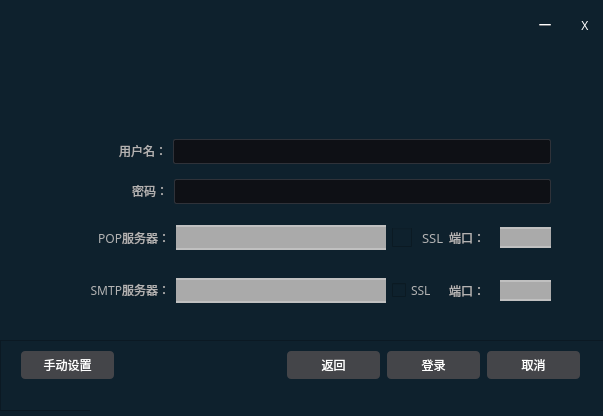
<?xml version="1.0" encoding="UTF-8"?>
<ui version="4.0">
 <class>AccountDialog</class>
 <widget class="QMainWindow" name="AccountDialog">
  <property name="geometry">
   <rect>
    <x>0</x>
    <y>0</y>
    <width>603</width>
    <height>416</height>
   </rect>
  </property>
  <property name="sizePolicy">
   <sizepolicy hsizetype="Fixed" vsizetype="Fixed">
    <horstretch>0</horstretch>
    <verstretch>0</verstretch>
   </sizepolicy>
  </property>
  <property name="minimumSize">
   <size>
    <width>424</width>
    <height>165</height>
   </size>
  </property>
  <property name="mouseTracking">
   <bool>true</bool>
  </property>
  <property name="windowTitle">
   <string>Pxmail</string>
  </property>
  <property name="windowIcon">
   <iconset>
    <normaloff>logo.png</normaloff>logo.png</iconset>
  </property>
  <property name="styleSheet">
   <string notr="true">
background-color: rgb(14, 33, 45);</string>
  </property>
  <widget class="QWidget" name="centralwidget">
   <widget class="QFrame" name="frame">
    <property name="geometry">
     <rect>
      <x>0</x>
      <y>340</y>
      <width>611</width>
      <height>71</height>
     </rect>
    </property>
    <property name="minimumSize">
     <size>
      <width>611</width>
      <height>71</height>
     </size>
    </property>
    <property name="styleSheet">
     <string notr="true"/>
    </property>
    <property name="frameShape">
     <enum>QFrame::StyledPanel</enum>
    </property>
    <property name="frameShadow">
     <enum>QFrame::Raised</enum>
    </property>
    <widget class="QPushButton" name="SetButton">
     <property name="geometry">
      <rect>
       <x>21</x>
       <y>11</y>
       <width>93</width>
       <height>28</height>
      </rect>
     </property>
     <property name="sizePolicy">
      <sizepolicy hsizetype="Fixed" vsizetype="Fixed">
       <horstretch>0</horstretch>
       <verstretch>0</verstretch>
      </sizepolicy>
     </property>
     <property name="minimumSize">
      <size>
       <width>0</width>
       <height>0</height>
      </size>
     </property>
     <property name="styleSheet">
      <string notr="true">
/**********按钮**********/
QPushButton{
        border-radius: 4px;
        border: none;
        width: 75px;
        height: 25px;
}
QPushButton:enabled {
        background: rgb(68, 69, 73);
        color: white;
}
QPushButton:!enabled {
        background: rgb(100, 100, 100);
        color: rgb(200, 200, 200);
}
QPushButton:enabled:hover{
        background: rgb(85, 85, 85);
}
QPushButton:enabled:pressed{
        background: rgb(80, 80, 80);
}
</string>
     </property>
     <property name="text">
      <string>手动设置</string>
     </property>
    </widget>
    <widget class="QPushButton" name="ReturnButton">
     <property name="geometry">
      <rect>
       <x>287</x>
       <y>11</y>
       <width>93</width>
       <height>28</height>
      </rect>
     </property>
     <property name="styleSheet">
      <string notr="true">
/**********按钮**********/
QPushButton{
        border-radius: 4px;
        border: none;
        width: 75px;
        height: 25px;
}
QPushButton:enabled {
        background: rgb(68, 69, 73);
        color: white;
}
QPushButton:!enabled {
        background: rgb(100, 100, 100);
        color: rgb(200, 200, 200);
}
QPushButton:enabled:hover{
        background: rgb(85, 85, 85);
}
QPushButton:enabled:pressed{
        background: rgb(80, 80, 80);
}
</string>
     </property>
     <property name="text">
      <string>返回</string>
     </property>
    </widget>
    <widget class="QPushButton" name="loginButton">
     <property name="geometry">
      <rect>
       <x>387</x>
       <y>11</y>
       <width>93</width>
       <height>28</height>
      </rect>
     </property>
     <property name="styleSheet">
      <string notr="true">
/**********按钮**********/
QPushButton{
        border-radius: 4px;
        border: none;
        width: 75px;
        height: 25px;
}
QPushButton:enabled {
        background: rgb(68, 69, 73);
        color: white;
}
QPushButton:!enabled {
        background: rgb(100, 100, 100);
        color: rgb(200, 200, 200);
}
QPushButton:enabled:hover{
        background: rgb(85, 85, 85);
}
QPushButton:enabled:pressed{
        background: rgb(80, 80, 80);
}
</string>
     </property>
     <property name="text">
      <string>登录</string>
     </property>
     <property name="autoRepeat">
      <bool>false</bool>
     </property>
    </widget>
    <widget class="QPushButton" name="cancelButton">
     <property name="geometry">
      <rect>
       <x>487</x>
       <y>11</y>
       <width>93</width>
       <height>28</height>
      </rect>
     </property>
     <property name="minimumSize">
      <size>
       <width>93</width>
       <height>28</height>
      </size>
     </property>
     <property name="styleSheet">
      <string notr="true">
/**********按钮**********/
QPushButton{
        border-radius: 4px;
        border: none;
        width: 75px;
        height: 25px;
}
QPushButton:enabled {
        background: rgb(68, 69, 73);
        color: white;
}
QPushButton:!enabled {
        background: rgb(100, 100, 100);
        color: rgb(200, 200, 200);
}
QPushButton:enabled:hover{
        background: rgb(85, 85, 85);
}
QPushButton:enabled:pressed{
        background: rgb(80, 80, 80);
}
</string>
     </property>
     <property name="text">
      <string>取消</string>
     </property>
     <property name="shortcut">
      <string>Esc</string>
     </property>
    </widget>
    <widget class="QLabel" name="label_prompt">
     <property name="geometry">
      <rect>
       <x>90</x>
       <y>40</y>
       <width>501</width>
       <height>31</height>
      </rect>
     </property>
     <property name="styleSheet">
      <string notr="true">QLabel{
color:#B3B3B3;
border:0px;
font-family:Microsoft YaHei;
font:13px
}</string>
     </property>
     <property name="text">
      <string/>
     </property>
    </widget>
    <widget class="QLabel" name="label_opacity">
     <property name="geometry">
      <rect>
       <x>100</x>
       <y>40</y>
       <width>501</width>
       <height>31</height>
      </rect>
     </property>
     <property name="styleSheet">
      <string notr="true"/>
     </property>
     <property name="text">
      <string/>
     </property>
    </widget>
   </widget>
   <widget class="QWidget" name="layoutWidget">
    <property name="geometry">
     <rect>
      <x>40</x>
      <y>130</y>
      <width>511</width>
      <height>191</height>
     </rect>
    </property>
    <layout class="QVBoxLayout" name="verticalLayout">
     <item>
      <layout class="QHBoxLayout" name="horizontalLayout_3">
       <item>
        <widget class="QLabel" name="labeluserSet">
         <property name="styleSheet">
          <string notr="true">QLabel{
color:#B3B3B3;
font-family:Microsoft YaHei;

}</string>
         </property>
         <property name="text">
          <string>    &lt;p align=right&gt;用户名：&lt;/p&gt;</string>
         </property>
        </widget>
       </item>
       <item>
        <widget class="QLineEdit" name="txtuser">
         <property name="sizePolicy">
          <sizepolicy hsizetype="Expanding" vsizetype="Fixed">
           <horstretch>0</horstretch>
           <verstretch>0</verstretch>
          </sizepolicy>
         </property>
         <property name="minimumSize">
          <size>
           <width>378</width>
           <height>25</height>
          </size>
         </property>
         <property name="maximumSize">
          <size>
           <width>378</width>
           <height>25</height>
          </size>
         </property>
         <property name="styleSheet">
          <string notr="true">QLineEdit{
color:#B3B3B3;
background:#0E1015;
border:1px solid #2F3239;
border-radius:2px;
selection-background-color:#787878;
font-family:Microsoft YaHei;
font:15px;
}
QLineEdit:hover{
color:#FFF;
background:#0E1015;
border-color:#45494F;
}
QLineEdit:focus{
color:#FFF;
background:#0B0D11;
border-color:#1E5F99;
}</string>
         </property>
        </widget>
       </item>
      </layout>
     </item>
     <item>
      <layout class="QHBoxLayout" name="horizontalLayout_4">
       <item>
        <widget class="QLabel" name="labelpasswordSet">
         <property name="styleSheet">
          <string notr="true">QLabel{
color:#B3B3B3;
font-family:Microsoft YaHei;

}</string>
         </property>
         <property name="text">
          <string>    &lt;p align=right&gt;密码：&lt;/p&gt;</string>
         </property>
        </widget>
       </item>
       <item>
        <widget class="QLineEdit" name="txtpassword">
         <property name="minimumSize">
          <size>
           <width>377</width>
           <height>25</height>
          </size>
         </property>
         <property name="maximumSize">
          <size>
           <width>377</width>
           <height>25</height>
          </size>
         </property>
         <property name="styleSheet">
          <string notr="true">QLineEdit{
color:#B3B3B3;
background:#0E1015;
border:1px solid #2F3239;
border-radius:2px;
selection-background-color:#787878;
font-family:Microsoft YaHei;
font:15px;
}
QLineEdit:hover{
color:#FFF;
background:#0E1015;
border-color:#45494F;
}
QLineEdit:focus{
color:#FFF;
background:#0B0D11;
border-color:#1E5F99;
}</string>
         </property>
         <property name="echoMode">
          <enum>QLineEdit::Password</enum>
         </property>
        </widget>
       </item>
      </layout>
     </item>
     <item>
      <layout class="QHBoxLayout" name="horizontalLayout_2">
       <item>
        <widget class="QLabel" name="poplabel">
         <property name="styleSheet">
          <string notr="true">QLabel{
color:#B3B3B3;
font-family:Microsoft YaHei;

}</string>
         </property>
         <property name="text">
          <string>    &lt;p align=right&gt;POP服务器：&lt;/p&gt;</string>
         </property>
        </widget>
       </item>
       <item>
        <widget class="QLineEdit" name="txtpopserver">
         <property name="minimumSize">
          <size>
           <width>210</width>
           <height>25</height>
          </size>
         </property>
         <property name="maximumSize">
          <size>
           <width>210</width>
           <height>25</height>
          </size>
         </property>
         <property name="styleSheet">
          <string notr="true">border:2px solid gray;
padding:2px 2px; 
border-left: 0px;
border-right:0px;
border-color:silver;

background-color: #AAA;
    color: #000;
   /*border: 2px solid #555;*/

</string>
         </property>
        </widget>
       </item>
       <item>
        <widget class="QCheckBox" name="checkSSLpop">
         <property name="minimumSize">
          <size>
           <width>51</width>
           <height>19</height>
          </size>
         </property>
         <property name="maximumSize">
          <size>
           <width>51</width>
           <height>19</height>
          </size>
         </property>
         <property name="styleSheet">
          <string notr="true">QCheckBox{
spacing:10px;
color:#B3B3B3;
border:0px;
font-family:Microsoft YaHei;
font:13px;
}
QCheckBox:disabled{
color:#45494f;
}
QCheckBox::indicator{
  width: 20px;
  height: 20px;
}
QCheckBox::indicator:unchecked{
  image: url(ui/images/unchecked.png);
}
QCheckBox::indicator:unchecked:hover{
  image: url(ui/images/unchecked_hover.png);
}
QCheckBox::indicator:unchecked:pressed{
  image: url(ui/images/unchecked_down.png);
}
QCheckBox::indicator:checked{
  image: url(ui/images/checked.png);
}
QCheckBox::indicator:checked:hover {
  image: url(ui/images/checked_hover.png);
}
QCheckBox::indicator:checked:pressed{
  image: url(ui/images/checked_down.png);
}
QCheckBox::indicator:unchecked:disabled{
  image: url(ui/images/check_disabled.png);
}
QCheckBox::indicator:checked:disabled{
  image: url(ui/images/check_disabled.png);
}</string>
         </property>
         <property name="text">
          <string>SSL</string>
         </property>
        </widget>
       </item>
       <item>
        <widget class="QLabel" name="popportlabel">
         <property name="minimumSize">
          <size>
           <width>45</width>
           <height>38</height>
          </size>
         </property>
         <property name="maximumSize">
          <size>
           <width>45</width>
           <height>38</height>
          </size>
         </property>
         <property name="styleSheet">
          <string notr="true">QLabel{
color:#B3B3B3;
font-family:Microsoft YaHei;

}</string>
         </property>
         <property name="text">
          <string>端口：</string>
         </property>
        </widget>
       </item>
       <item>
        <widget class="QLineEdit" name="popportEdit">
         <property name="sizePolicy">
          <sizepolicy hsizetype="Fixed" vsizetype="Fixed">
           <horstretch>0</horstretch>
           <verstretch>0</verstretch>
          </sizepolicy>
         </property>
         <property name="minimumSize">
          <size>
           <width>51</width>
           <height>21</height>
          </size>
         </property>
         <property name="maximumSize">
          <size>
           <width>51</width>
           <height>21</height>
          </size>
         </property>
         <property name="styleSheet">
          <string notr="true">border:2px solid gray;
padding:2px 2px; 
border-left: 0px;
border-right:0px;
border-color:silver;

background-color: #AAA;
    color: #000;
   /*border: 2px solid #555;*/

</string>
         </property>
        </widget>
       </item>
      </layout>
     </item>
     <item>
      <layout class="QHBoxLayout" name="horizontalLayout">
       <item>
        <widget class="QLabel" name="smtplabel">
         <property name="styleSheet">
          <string notr="true">QLabel{
color:#B3B3B3;
font-family:Microsoft YaHei;

}</string>
         </property>
         <property name="text">
          <string>    &lt;p align=right&gt;SMTP服务器：&lt;/p&gt;</string>
         </property>
        </widget>
       </item>
       <item>
        <widget class="QLineEdit" name="txtsmtpserver">
         <property name="minimumSize">
          <size>
           <width>210</width>
           <height>25</height>
          </size>
         </property>
         <property name="maximumSize">
          <size>
           <width>210</width>
           <height>25</height>
          </size>
         </property>
         <property name="styleSheet">
          <string notr="true">border:2px solid gray;
padding:2px 2px; 
border-left: 0px;
border-right:0px;
border-color:silver;

background-color: #AAA;
    color: #000;
   /*border: 2px solid #555;*/

</string>
         </property>
        </widget>
       </item>
       <item>
        <widget class="QCheckBox" name="checkSSLsmtp">
         <property name="minimumSize">
          <size>
           <width>51</width>
           <height>19</height>
          </size>
         </property>
         <property name="maximumSize">
          <size>
           <width>51</width>
           <height>19</height>
          </size>
         </property>
         <property name="styleSheet">
          <string notr="true">color:#B3B3B3;
font-family:Microsoft YaHei;

</string>
         </property>
         <property name="text">
          <string>SSL</string>
         </property>
        </widget>
       </item>
       <item>
        <widget class="QLabel" name="smtpportlabel">
         <property name="minimumSize">
          <size>
           <width>45</width>
           <height>37</height>
          </size>
         </property>
         <property name="maximumSize">
          <size>
           <width>45</width>
           <height>37</height>
          </size>
         </property>
         <property name="styleSheet">
          <string notr="true">QLabel{
color:#B3B3B3;
font-family:Microsoft YaHei;

}</string>
         </property>
         <property name="text">
          <string>端口：</string>
         </property>
        </widget>
       </item>
       <item>
        <widget class="QLineEdit" name="smtpportEdit">
         <property name="sizePolicy">
          <sizepolicy hsizetype="Fixed" vsizetype="Fixed">
           <horstretch>0</horstretch>
           <verstretch>0</verstretch>
          </sizepolicy>
         </property>
         <property name="minimumSize">
          <size>
           <width>51</width>
           <height>21</height>
          </size>
         </property>
         <property name="maximumSize">
          <size>
           <width>51</width>
           <height>21</height>
          </size>
         </property>
         <property name="styleSheet">
          <string notr="true">border:2px solid gray;
padding:2px 2px; 
border-left: 0px;
border-right:0px;
border-color:silver;

background-color: #AAA;
    color: #000;
   /*border: 2px solid #555;*/

</string>
         </property>
        </widget>
       </item>
      </layout>
     </item>
    </layout>
   </widget>
   <widget class="QLabel" name="labellogo">
    <property name="geometry">
     <rect>
      <x>40</x>
      <y>10</y>
      <width>551</width>
      <height>131</height>
     </rect>
    </property>
    <property name="text">
     <string/>
    </property>
    <property name="pixmap">
     <pixmap>Mainlogo.png</pixmap>
    </property>
   </widget>
   <widget class="QLabel" name="labelmin">
    <property name="geometry">
     <rect>
      <x>530</x>
      <y>10</y>
      <width>30</width>
      <height>30</height>
     </rect>
    </property>
    <property name="font">
     <font>
      <family>微软雅黑</family>
     </font>
    </property>
    <property name="styleSheet">
     <string notr="true">QLabel{
   color:white;
}
QLabel:hover{
   background-color:rgb(255,255,255,50%);
}</string>
    </property>
    <property name="text">
     <string>一</string>
    </property>
    <property name="alignment">
     <set>Qt::AlignCenter</set>
    </property>
   </widget>
   <widget class="QLabel" name="labelclose">
    <property name="geometry">
     <rect>
      <x>570</x>
      <y>10</y>
      <width>30</width>
      <height>30</height>
     </rect>
    </property>
    <property name="font">
     <font>
      <family>微软雅黑</family>
     </font>
    </property>
    <property name="styleSheet">
     <string notr="true">QLabel{
   color:white;
}
QLabel:hover{

   background-color:red;

}</string>
    </property>
    <property name="text">
     <string>X</string>
    </property>
    <property name="alignment">
     <set>Qt::AlignCenter</set>
    </property>
   </widget>
   <zorder>labellogo</zorder>
   <zorder>frame</zorder>
   <zorder>layoutWidget</zorder>
   <zorder>labelmin</zorder>
   <zorder>labelclose</zorder>
  </widget>
 </widget>
 <resources/>
 <connections>
  <connection>
   <sender>SetButton</sender>
   <signal>clicked()</signal>
   <receiver>AccountDialog</receiver>
   <slot>showManualSet()</slot>
   <hints>
    <hint type="sourcelabel">
     <x>66</x>
     <y>399</y>
    </hint>
    <hint type="destinationlabel">
     <x>123</x>
     <y>327</y>
    </hint>
   </hints>
  </connection>
  <connection>
   <sender>loginButton</sender>
   <signal>clicked()</signal>
   <receiver>AccountDialog</receiver>
   <slot>onLogin()</slot>
   <hints>
    <hint type="sourcelabel">
     <x>479</x>
     <y>381</y>
    </hint>
    <hint type="destinationlabel">
     <x>130</x>
     <y>131</y>
    </hint>
   </hints>
  </connection>
  <connection>
   <sender>cancelButton</sender>
   <signal>clicked()</signal>
   <receiver>AccountDialog</receiver>
   <slot>onCancel()</slot>
   <hints>
    <hint type="sourcelabel">
     <x>579</x>
     <y>381</y>
    </hint>
    <hint type="destinationlabel">
     <x>342</x>
     <y>148</y>
    </hint>
   </hints>
  </connection>
  <connection>
   <sender>ReturnButton</sender>
   <signal>clicked()</signal>
   <receiver>AccountDialog</receiver>
   <slot>hideManualSet()</slot>
   <hints>
    <hint type="sourcelabel">
     <x>346</x>
     <y>391</y>
    </hint>
    <hint type="destinationlabel">
     <x>336</x>
     <y>340</y>
    </hint>
   </hints>
  </connection>
  <connection>
   <sender>checkSSLpop</sender>
   <signal>clicked()</signal>
   <receiver>AccountDialog</receiver>
   <slot>onSSLpop()</slot>
   <hints>
    <hint type="sourcelabel">
     <x>386</x>
     <y>228</y>
    </hint>
    <hint type="destinationlabel">
     <x>386</x>
     <y>319</y>
    </hint>
   </hints>
  </connection>
  <connection>
   <sender>checkSSLsmtp</sender>
   <signal>clicked()</signal>
   <receiver>AccountDialog</receiver>
   <slot>onSSLsmtp()</slot>
   <hints>
    <hint type="sourcelabel">
     <x>386</x>
     <y>272</y>
    </hint>
    <hint type="destinationlabel">
     <x>412</x>
     <y>318</y>
    </hint>
   </hints>
  </connection>
  <connection>
   <sender>txtuser</sender>
   <signal>textChanged(QString)</signal>
   <receiver>AccountDialog</receiver>
   <slot>ontextChanged()</slot>
   <hints>
    <hint type="sourcelabel">
     <x>307</x>
     <y>129</y>
    </hint>
    <hint type="destinationlabel">
     <x>287</x>
     <y>67</y>
    </hint>
   </hints>
  </connection>
 </connections>
 <slots>
  <slot>onLogin()</slot>
  <slot>onCancel()</slot>
  <slot>hideManualSet()</slot>
  <slot>showManualSet()</slot>
  <slot>onSetpopSLL()</slot>
  <slot>onSetsmtpSSL()</slot>
  <slot>onSSLpop()</slot>
  <slot>onSSLsmtp()</slot>
  <slot>ontextChanged()</slot>
 </slots>
</ui>
